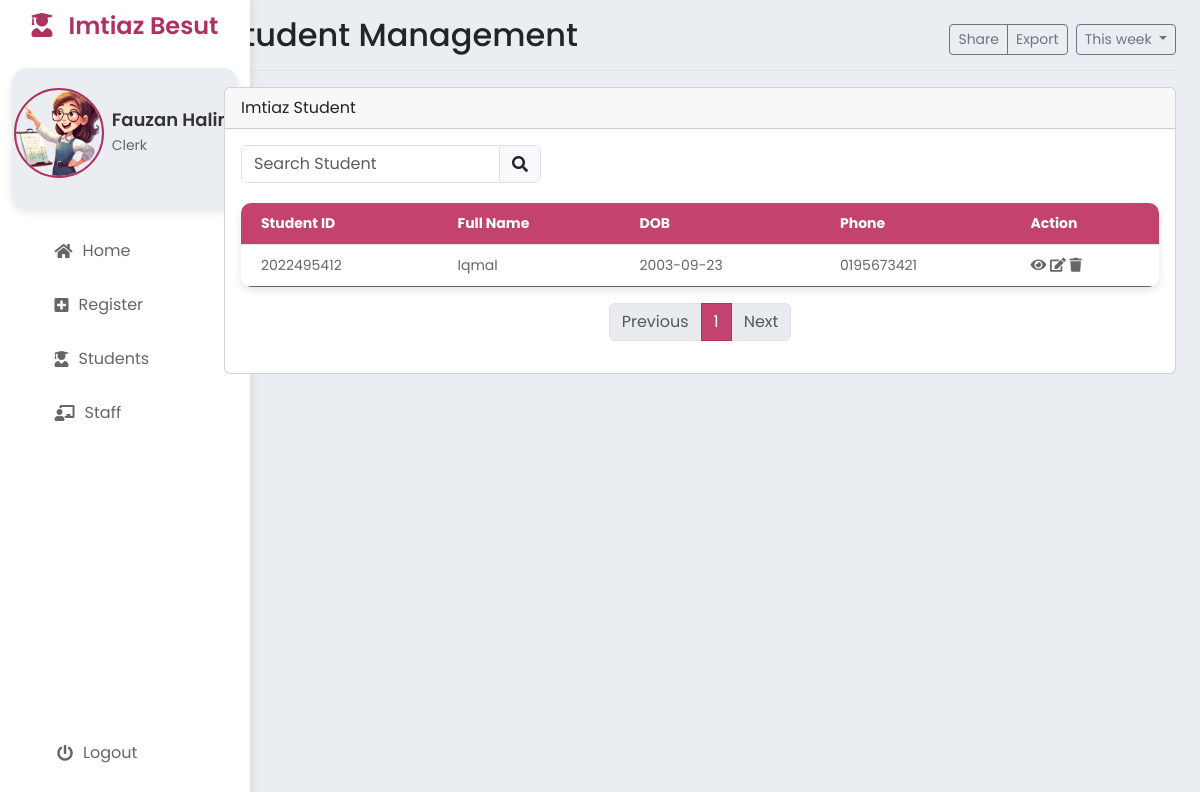
The page /StaffStudent.php (signed in) on the database its author committed.
### tables this page shows
CREATE TABLE `student` (
  `studID` int NOT NULL,
  `studName` varchar(50) NOT NULL,
  `studIC` varchar(12) NOT NULL,
  `studGender` varchar(2) NOT NULL,
  `studDOB` date DEFAULT NULL,
  `studPhone` varchar(15) DEFAULT NULL,
  `studState` varchar(50) DEFAULT NULL,
  `studDistrict` varchar(50) DEFAULT NULL,
  `studPoscode` int DEFAULT NULL,
  `studAddress` varchar(100) DEFAULT NULL,
  `studRace` varchar(20) DEFAULT NULL,
  `studEmail` varchar(30) DEFAULT NULL,
  `studPassword` varchar(30) DEFAULT NULL
);

### StaffStudent.php (the view, shortened to what this page needs)
<?php
include 'StaffHeader.php';
?>
<div class="row">
    <div class="col-md-12">
        <div class="card mb-3">
            <div class="card-header">Imtiaz Student</div>
            <div class="card-body">
                <div class="d-flex justify-content-between mb-3">
                    <div class="input-group" style="width: 300px;">
                        <input type="text" id="searchInput" class="form-control" placeholder="Search Student" onkeyup="searchStudents()">
                        <span class="input-group-text"><i class="fas fa-search"></i></span>
                    </div>
                </div>
                <table class="table" id="studentTable">
                    <thead>
                        <tr>
                            <th>Student ID</th>
                            <th>Full Name</th>
                            <th>DOB</th>
                            <th>Phone</th>
                            <th>Action</th>
                        </tr>
                    </thead>
                    <tbody>
                        <?php
                        include 'process/db.php';
                        $sql = "SELECT s.studID, s.studName, s.studDOB, s.studPhone
                        FROM student s
                        JOIN register r ON s.studID = r.studID
                        WHERE r.registerStatus = 'ACCEPTED'";
                        $result = $conn->query($sql);
                        if ($result->num_rows > 0) {
                            while ($row = $result->fetch_assoc()) {
                                echo "<tr><td>" . $row["studID"] . "</td><td>" . $row["studName"] . "</td><td>" . $row["studDOB"] . "</td><td>" . $row["studPhone"] . "</td><td>
                                    <a href='#' class='view' data-id='" . $row["studID"] . "'><i class='fas fa-eye'></i></a>
                                    <a href='#' class='edit' data-id='" . $row["studID"] . "'><i class='fas fa-edit'></i></a>
                                    <a href='#' class='delete' data-id='" . $row["studID"] . "'><i class='fas fa-trash'></i></a>
                                    </td></tr>";
                            }
                        } else {
                            echo "<tr><td colspan='5'>No results</td></tr>";
                        }
                        ?>
                    </tbody>
                </table>
                <nav aria-label="Page navigation example">
                    <ul class="pagination justify-content-center" id="pagination"></ul>
                </nav>
            </div>
        </div>
    </div>
</div>
</main>
</body>
</html>

### styles.css (style rules this page uses)
:root { --background-color: #EAEEF3; --pop-color: #fff; --active-font-color: #B03060; --softer-color: #c4436e; }
* { margin: 0; padding: 0; box-sizing: border-box; font-family: 'Poppins', sans-serif; }
body { display: flex; min-height: 100vh; background: var(--background-color); }
.table { width: 100%; border-collapse: collapse; margin-top: 20px; box-shadow: 0 4px 8px rgba(0, 0, 0, 0.1); border-radius: 10px; overflow: hidden; }
.table thead th { background-color: var(--softer-color) ; color: #fff; font-size: 14px; text-align: left; padding: 10px 20px; }
.table tbody tr { border-bottom: 1px solid #f0f0f0; transition: background 0.3s; }
.table tbody tr:last-child { border-bottom: none; }
.table tbody td { font-size: 14px; color: #666; padding: 10px 20px; }
.table i { color: #666; }
a { color: var(--active-font-color); text-decoration: none; transition: color 0.3s; }

### rows shown on the page
student: studID "2022495412", studName "Iqmal", studDOB "2003-09-23", studPhone "0195673421"

### other values the page prints
$clerkName "Fauzan Halim"
$title "Student Management"
